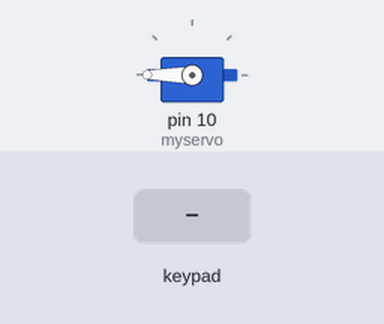
Bench run of a sketch on a simulated Arduino Uno, built with avr-gcc and run on an emulated ATmega328P. Shown: servo. Inputs (shaded band) come from the test bench.

Above: at 1.2 s.
1.3 s: keypad keys 1 2 3 4 5 6 pressed 0.4 s apart
At 4.4 s:
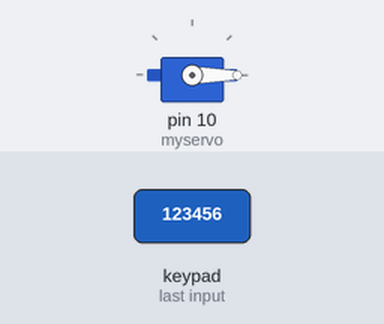
Timing chart, 0 to 9.8 s (numbered marks = the images above; inputs shaded):
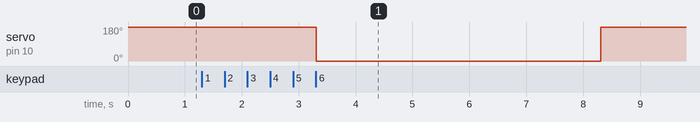

Measured:
- after the input at 1.3 s, servo on pin 10 (myservo): 180° → 0° after 2.0 s, → 180° 5.0 s later

The sketch:

Keypad-servo_arduino_1.ino
```cpp
#include <Keypad.h>
#include <Servo.h>
#include <Wire.h>

//denne må være passordlengde + 1 pga. "NULLpointer"
#define PasswordLength 7

const int riktiglcd = 11;//pin for å gi info til LCD arduino om å si ifra at riktig kode er tastet
const int feillcd = 12;//pin for å gi info til LCD ardunio om å si ifra at kode er feil
const int open = 0;//servoens possisjon får "åpen" - servoposs 0 grader
const int lock = 180;//tilsvarer "open" - men låsepos er 180 grader
char Data[PasswordLength]; //Avgjør lengden på passordet - denne er definert over
char Master[PasswordLength] = "123456"; //Her er passordet til keypaden, men den kan også gjøres lenger eller kortere. Vurder å gjøre dynamisk.
byte datacount = 0, mastercount = 0;//definerer variabler for telling av antall tastetrykk
bool Passisgood;
char customKey;
const byte ROWS = 4;
const byte COLS = 4;
char hexaKeys[ROWS][COLS] =
{
  {'1', '2', '3', 'A'},
  {'4', '5', '6', 'B'},
  {'7', '8', '9', 'C'},
  {'*', '0', '#', 'D'}
};//skisserer opp keypaden for "keypad.h" biblioteket - Dette finnes i dokumentasjonen til biblioteket

byte rowPins[ROWS] = {9, 8, 7, 6};
byte colPins[COLS] = {5, 4, 3, 2};

Keypad customKeypad = Keypad(makeKeymap(hexaKeys), rowPins, colPins, ROWS, COLS); //Oversetter tastetrykkene til å gi de symbolene tastene viser.


Servo myservo;  // Definerer servoen


/*NB - JEG MÅTTE ERKLÆRE FUNKSJONEN HER FORDI ARDUINO IKKE HAR EN PREPROSESSOR SOM SJEKKER ERKLÆRINGER.
ELLERS VILLE JEG HA ERKLÆRT DENNE UNDER LOOP FUNKSJONEN*/
void clearData()//Egen funksjon for å tømme "data" variablen, så ikke man får feil passord pga missclicks
{
  while (datacount != 0)
  {
    Data[datacount--] = 0;
  }
  return;
}

void setup()
{
  Serial.begin(9600);

  myservo.attach(10);//definerer koblingspinnen til servoen

  //definerer pinmodes for enkel kommunikasjon mellom arduinoer
  pinMode(riktiglcd, OUTPUT);
  pinMode(feillcd, OUTPUT);

  //Setter begge pins til LOW for å unngå bugs
  digitalWrite(riktiglcd, LOW);
  digitalWrite(feillcd, LOW);
}

void loop()
{
  myservo.write(lock);//sørger for at døra holder seg låst
  customKey = customKeypad.getKey();//konstant overvåkning etter tastetrykk - tastene lagres i customKey variablen
  if (customKey)
  {
    Data[datacount] = customKey;
    datacount++;
  }//denne loopen lagrer antall tastetrykk i variablen "datacount" - Dette gjøres hvis et tastetrykk oppdages

  if (datacount == PasswordLength - 1) //når det har vært utført like mange tastetrykk som lengden på passordet - NULLpointer skal de faktiske tastene sammenliknes med passord
  {
    if (!strcmp(Data, Master)) //sammenlikner Data og Master
    {
      myservo.write(open);              // Sett servo i åpen possisjon - Variablen "open" er definert i starten av programmet

      //Send signal til LCD om å printe riktig
      digitalWrite(riktiglcd, HIGH);
  	  digitalWrite(feillcd, LOW);

      delay(5000);                      // Holder posisjonen i 5 sekunder - denne burde trigges av en føler eller frem til alternativ kode er tastet

      clearData();
      digitalWrite(riktiglcd, LOW);//tilbakestill display
      digitalWrite(feillcd, LOW);

      myservo.write(lock);              // Sett servo i låst possisjon - Variablen "lock" er definert i starten av programmet

      delay(15);                       // holder i 15 millisekunder før neste linje
    }

    else//Dersom passordet er feil, fjernes det helt for et nytt forsøk
    {
      delay(500);

      //gir input til LCD for å printe feil
      digitalWrite(riktiglcd, LOW);
  	  digitalWrite(feillcd, HIGH);

      delay(5000);

      clearData();//denne delen fjerner det feilaktige forsøket på passord

      digitalWrite(riktiglcd, LOW);//tilbakestill display
      digitalWrite(feillcd, LOW);
    }

  }

}
```
